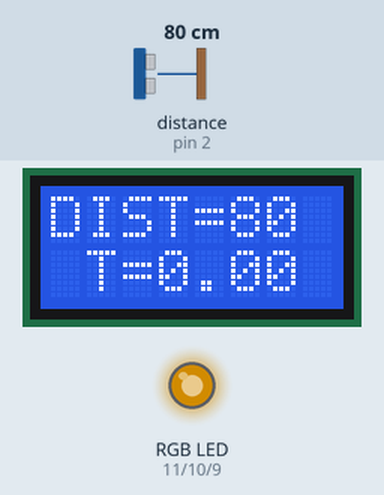
This sketch was run on a simulated Arduino Uno, built with avr-gcc and run on an emulated ATmega328P. Parts: 8×2 character LCD, an RGB LED mixed from three pins (HIGH = lit). Wiring (inferred from the names in the program): ultrasonic range finder: trigger pin 3; echo pin 2. Inputs (shaded band) come from the test bench; at power-on: distance to the obstacle (sensor on pin 2) 80 cm. The echo pulse lasts 58.3 µs per cm; dim RGB values are drawn brighter than linear; pins used as bus, display or sensor lines are not drawn; what the sketch prints to the serial monitor is not drawn.

Above: at 3.2 s.
3.3 s: distance to the obstacle (sensor on pin 2) set to 120 cm
At 4.8 s:
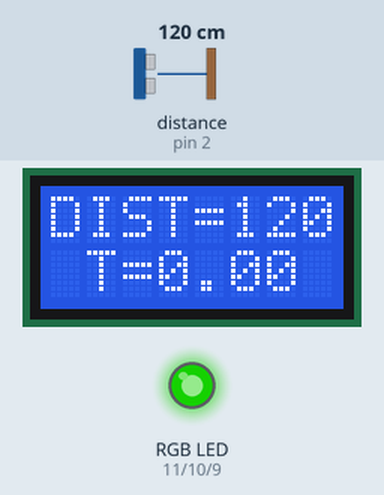
5.1 s: distance to the obstacle (sensor on pin 2) set to 2 cm
At 5.7 s:
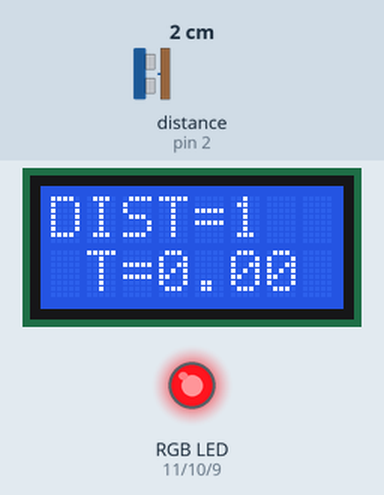
6.7 s: distance to the obstacle (sensor on pin 2) set to 18 cm
At 7.8 s:
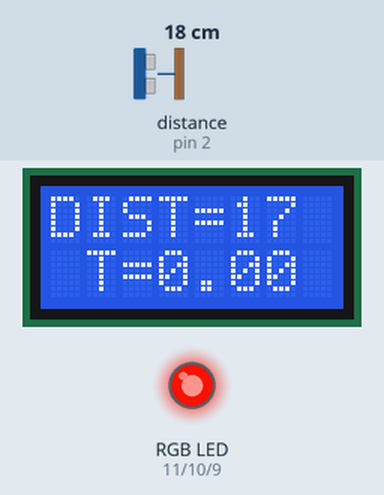
8.4 s: distance to the obstacle (sensor on pin 2) set to 35 cm
At 9.5 s:
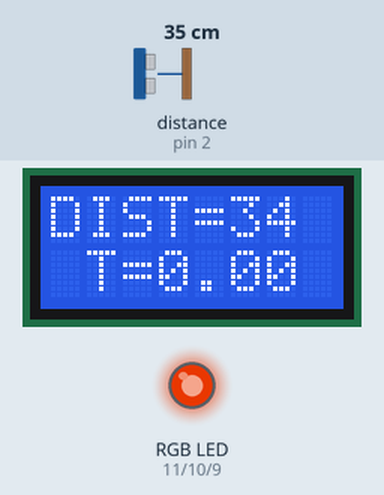
10.1 s: distance to the obstacle (sensor on pin 2) set to 250 cm
At 11.4 s:
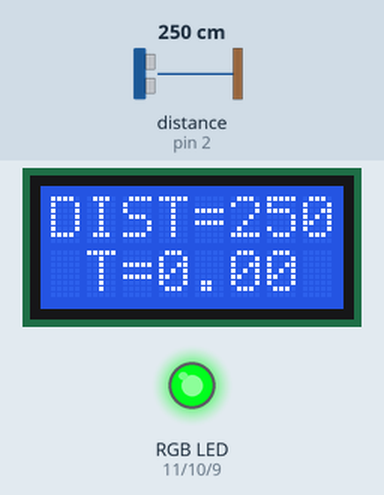
Timing chart, 0 to 12.7 s (numbered marks = the images above; inputs shaded):
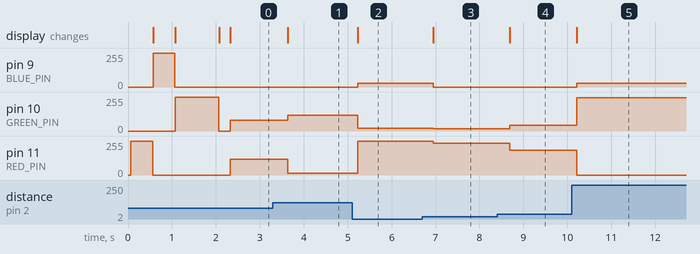

The sketch:

RGB_distance.ino
```cpp
#include <DS18B20.h>
#include <OneWire.h>
#include <LiquidCrystal.h>


#define TRIG 3							//pin wyzwalania czujnika
#define ECHO 2							//pin powrotu czyjnika
#define BAUDRATE 9600					//baudrate serial port
#define ONEWIRE_PIN 12					// pin onewire do ds18b20
#define RED_PIN 11						// kolor czerwony na pinie 11
#define GREEN_PIN 10					// kolor zielony na pinie 10
#define BLUE_PIN 9						// kolor niebieski na pinie 9
#define NIEBIESKI_KOLOR 0				// czy u¿ywaæ koloru niebieskiego 0|1
#define unit8_t byte

int odleglosc, licznik,licznik2;		//odleg³o æ w cm
long CZAS;								//d³ugo æ powrotnego impulsu w uS
float temp;								//temperatura

/*
* LCD RS pin to pin A0
* LCD Enable pin to pin A1
* LCD D4 pin to pin A2
* LCD D5 pin to pin A3
* LCD D6 pin to pin A4
* LCD D7 pin to pin A5
*/
LiquidCrystal lcd(A0, A1, A2, A3, A4, A5);

OneWire onewire(ONEWIRE_PIN);
DS18B20 sensors(&onewire);
byte adres[8] = { 0x28, 0x28, 0x2E, 0x28, 0x2, 0x0, 0x0, 0x70 };

void setup(){

	Serial.begin(BAUDRATE);						//inicjalizaja monitora szeregowego
	pinMode(TRIG, OUTPUT);						//ustawienie pinu 3 w Arduino jako wyj cie
	pinMode(ECHO, INPUT);						//ustawienie pinu 2 w Arduino jako wej cie
	pinMode(RED_PIN, OUTPUT);					//ustawienie pinu 11,10,9 jako wyjscie dla ta my RGB
	pinMode(GREEN_PIN, OUTPUT);
	pinMode(BLUE_PIN, OUTPUT);
	lcd.begin(8, 2);							//inicjalizacja LCD 16x1 -> rozpoznawany jako 8x2
	lcd.print("Hello!");						// Na lcd: Hello!
	Serial.println("Czujnik odleglosci z LCD"); //Na serial: Czujnik odleglosci z LCD

	lcd.clear();
	lcd.setCursor(0, 0);
	lcd.print("Test LED");

	lcd.setCursor(0, 1);
	lcd.print("s RED   ");
	analogWrite(RED_PIN, 255);
	delay(500);
	analogWrite(RED_PIN,0);

	lcd.setCursor(0, 1);
	lcd.print("s BLUE  ");
	analogWrite(BLUE_PIN, 255);
	delay(500);
	analogWrite(BLUE_PIN, 0);

	lcd.setCursor(0, 1);
	lcd.print("s GREEN ");
	analogWrite(GREEN_PIN, 255);
	delay(1000);
	analogWrite(GREEN_PIN, 0);


	licznik = 0;
	licznik2 = 0;
	lcd.clear();
	sensors.begin(10);
}


void loop(){

	pomiar_odleglosci();              //pomiar odleg³o ci

	sensors.request(adres);
	delay(80);
	temp = sensors.readTemperature(adres);

	/*byte addr[8];

	onewire.reset_search();
	if (!onewire.search(addr)) {
		Serial.print("No more addresses.\n");
		onewire.reset_search();
		return;
	}

	Serial.print("R=");
	int i;
	for (i = 0; i < 8; i++) {
		Serial.print(addr[i], HEX);
		Serial.print(" ,");
	}
	Serial.println();
	*/

	if (licznik == 2) {
		zmiana_koloru();
		wyswietl_na_lcd();
		Serial.print("Odleglosc: ");      //wy wietlanie wyników na ekranie w pêtli co 200 ms
		Serial.print(odleglosc);
		Serial.print(" cm Temp: ");
		Serial.print(temp);
		Serial.println("*C");
		licznik = 0;
	}
	else licznik++;


}

void zmiana_koloru() {

		if (odleglosc > 250 && NIEBIESKI_KOLOR) analogWrite(BLUE_PIN, 255);
		else if (odleglosc <= 250 && odleglosc > 120) {
			analogWrite(RED_PIN, 0);
			analogWrite(GREEN_PIN, odleglosc);
			analogWrite(BLUE_PIN, 30);
		}
		else if (odleglosc <= 120 && odleglosc > 100) {
			analogWrite(RED_PIN, odleglosc / 10);
			analogWrite(GREEN_PIN, odleglosc);
			analogWrite(BLUE_PIN, 0);
		}
		else if (odleglosc <= 100 && odleglosc > 50) {
			analogWrite(RED_PIN, 200 - odleglosc);
			analogWrite(GREEN_PIN, odleglosc);
			analogWrite(BLUE_PIN, 0);
		}
		else if (odleglosc <= 50 && odleglosc > 30) {
			analogWrite(RED_PIN, 220 - odleglosc);
			analogWrite(GREEN_PIN, odleglosc + 10);
			analogWrite(BLUE_PIN, 0);
		}
		else if (odleglosc <= 30 && odleglosc > 10) {
			analogWrite(RED_PIN, 255 - odleglosc);
			analogWrite(GREEN_PIN, odleglosc);
			analogWrite(BLUE_PIN, 0);
		}
		else if (odleglosc <= 10 && odleglosc >= 5) {
			analogWrite(RED_PIN, 255 - odleglosc);
			analogWrite(GREEN_PIN, odleglosc);
			analogWrite(BLUE_PIN, 0);
		}
		else if (odleglosc < 5) {
			analogWrite(RED_PIN, 255);
			analogWrite(GREEN_PIN, 20);
			analogWrite(BLUE_PIN, 30);
		}

}

void wyswietl_na_lcd() {

		//lcd.clear();
		lcd.setCursor(0, 0);
		lcd.print("DIST=");
		lcd.print(odleglosc);
		if (odleglosc / 10 == 0) lcd.print(" ");
		if (odleglosc / 100 == 0) lcd.print(" ");

		lcd.setCursor(0, 1);
		lcd.print(" T=");
		lcd.print(temp);
		if (temp / 10 == 0) lcd.print(" ");

}

void pomiar_odleglosci(){
	digitalWrite(TRIG, HIGH);       //ustawienie stanu wysokiego na 10 uS - impuls inicjalizujacy - patrz dokumentacja
	delayMicroseconds(10);
	digitalWrite(TRIG, LOW);
	CZAS = pulseIn(ECHO, HIGH);
	odleglosc = CZAS / 58;                //szeroko æ odbitego impulsu w uS podzielone przez 58 to odleglosc w cm - patrz dokumentacja
}
```

Measured:
- after the input at 3.3 s, pin 10 (GREEN_PIN): 80/255 → 120/255 after 0.33 s; pin 11 (RED_PIN): 120/255 → 12/255 after 0.33 s; the display: changes after 0.34 s (image 1)
- after the input at 5.1 s, pin 9 (BLUE_PIN): 0/255 → 30/255 after 0.12 s; pin 10 (GREEN_PIN): 120/255 → 20/255 after 0.12 s; pin 11 (RED_PIN): 12/255 → 255/255 after 0.12 s; the display: changes after 0.13 s (image 2)
- after the input at 6.7 s, pin 9 (BLUE_PIN): 30/255 → 0/255 after 0.25 s; pin 10 (GREEN_PIN): 20/255 → 17/255 after 0.25 s; pin 11 (RED_PIN): 255/255 → 238/255 after 0.25 s; the display: changes after 0.25 s (image 3)
- after the input at 8.4 s, pin 10 (GREEN_PIN): 17/255 → 44/255 after 0.29 s; pin 11 (RED_PIN): 238/255 → 186/255 after 0.29 s; the display: changes after 0.29 s (image 4)
- after the input at 10.1 s, pin 9 (BLUE_PIN): 0/255 → 30/255 after 0.11 s; pin 10 (GREEN_PIN): 44/255 → 250/255 after 0.11 s; pin 11 (RED_PIN): 186/255 → 0/255 after 0.11 s; the display: changes after 0.11 s (image 5)
